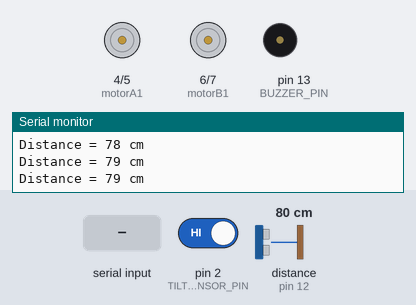
A sketch run on a simulated Arduino Uno, built with avr-gcc and run on an emulated ATmega328P. Parts: motor-driver pin pairs drawn as motors (green arrow = first pin HIGH = forward, orange = second pin HIGH = backward, longer = more drive, scaled by the enable pin), buzzer (waves = sounding, pin HIGH), the last lines printed to the serial monitor. Wiring (inferred from the names in the program): ultrasonic range finder: trigger pin 11; echo pin 12. The test bench sets the inputs (shaded band); at power-on: pin 2 (TILT_SENSOR_PIN) HIGH, distance to the obstacle (sensor on pin 12) 80 cm. The echo pulse lasts 58.3 µs per cm; pins used as bus, display or sensor lines are not drawn.

Above: at 1.2 s.
1.3 s: pin 2 (TILT_SENSOR_PIN) driven LOW
At 2.3 s:
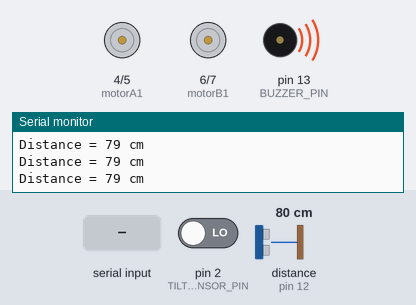
3.0 s: "forward" received over Serial
At 4.8 s:
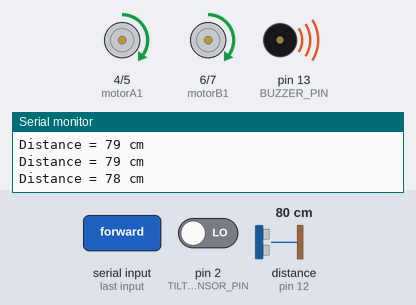
5.5 s: "turn_right" received over Serial
At 7.3 s:
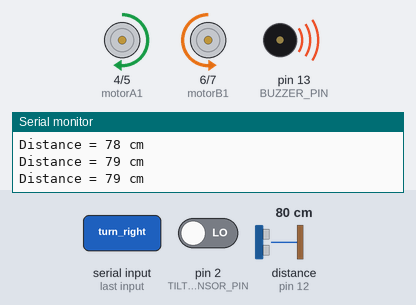
8.5 s: "turn_left" received over Serial
At 10.0 s:
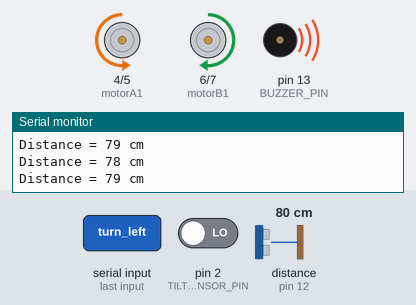
11.5 s: distance to the obstacle (sensor on pin 12) set to 2 cm
Timing chart, 0 to 14.5 s (numbered marks = the images above; inputs shaded):
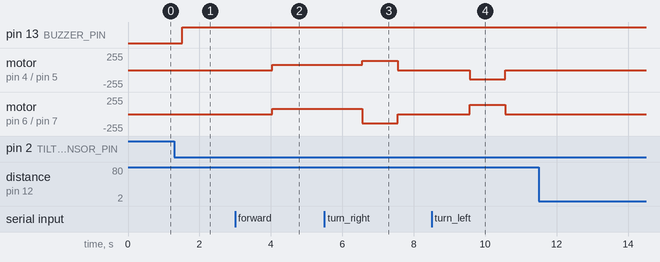

Measured:
- after the input at 1.3 s, pin 13 (BUZZER_PIN): LOW → HIGH after 0.22 s
- after the input at 3.0 s, motor on pin 4 (motorA1) / pin 5 (motorA2), motor on pin 6 (motorB1) / pin 7 (motorB2): stopped → forward 80/255 after 1.0 s
- after the input at 5.5 s, motor on pin 4 (motorA1) / pin 5 (motorA2): forward 80/255 → forward 140/255 after 1.1 s, → stopped 1.0 s later; motor on pin 6 (motorB1) / pin 7 (motorB2): forward 80/255 → backward 140/255 after 1.1 s, → stopped 1.0 s later
- after the input at 8.5 s, motor on pin 4 (motorA1) / pin 5 (motorA2): stopped → backward 140/255 after 1.1 s, → stopped 1.0 s later; motor on pin 6 (motorB1) / pin 7 (motorB2): stopped → forward 140/255 after 1.1 s, → stopped 1.0 s later

The sketch:

NeuroSync_Embeded.ino
```cpp
// Motor A connected to the motor driver
int motorA1 =  4;    // Motor A input 1
int motorA2 =  5;    // Motor A input 2
int motorAPWM =  10; // Motor A PWM speed control

// Motor B connected to the motor driver
int motorB1 = 6;   // Motor B input 1
int motorB2 = 7;   // Motor B input 2
int motorBPWM = 9; // Motor B PWM speed control

// Define the pins for the ultrasonic sensor and buzzer
const int TRIGGER_PIN = 11;
const int ECHO_PIN = 12;

// Define Pin for tilt sensor
int TILT_SENSOR_PIN =2;

// Pin connected to the buzzer
const int BUZZER_PIN = 13;

void setup() {
  // Define motor control pins as outputs
  pinMode(motorA1, OUTPUT);
  pinMode(motorA2, OUTPUT);
  pinMode(motorB1, OUTPUT);
  pinMode(motorB2, OUTPUT);
  pinMode(motorAPWM, OUTPUT);
  pinMode(motorBPWM, OUTPUT);

  // Define ultrasonic sensor pins and buzzer pin as outputs/inputs
  pinMode(TRIGGER_PIN, OUTPUT);
  pinMode(ECHO_PIN, INPUT);

  // Set buzzer pin as output
  pinMode(BUZZER_PIN, OUTPUT);

  // Set tilt sensor pin as input
  pinMode(TILT_SENSOR_PIN,INPUT);

  // Begin serial communication at 9600 baud rate
  Serial.begin(9600);
}

void loop() {
  // Read distance from ultrasonic sensor and take action if needed
  long distance = getUltrasonicDistance();
  handleUltrasonicDistance(distance);
  handleTiltSensor();

  // Check for serial commands to control the motors
  if (Serial.available() > 0) {
    String command = Serial.readString(); // Read the command from serial monitor

    if (command == "stop") {
      stopMotors();
    } else if (command == "forward") {
      moveForward(80);

    } else if (command == "turn_right") {
      turnRight(140);
      delay(1000);
      stopMotors();

    } else if (command == "turn_left") {
      turnLeft(140);
      delay(1000);
      stopMotors();


    } else {
      Serial.println("Invalid command"); // Print error message for unrecognized commands
    }
  }

  delay(500); // Wait before taking the next measurement
}


// Function to get distance from ultrasonic sensor
long getUltrasonicDistance() {
  long duration, distance;

  digitalWrite(TRIGGER_PIN, LOW);
  delayMicroseconds(2);

  // Send a 10 microsecond pulse to trigger pin
  digitalWrite(TRIGGER_PIN, HIGH);
  delayMicroseconds(8);
  digitalWrite(TRIGGER_PIN, LOW);

  // Measure the duration of the pulse on the echo pin
  duration = pulseIn(ECHO_PIN, HIGH);

  // Calculate distance in centimeters based on the speed of sound
  distance = duration * 0.034 / 2; // Speed of sound is approximately 34 microseconds per centimeter

  // Print the distance
  Serial.print("Distance = ");
  Serial.print(distance);
  Serial.println(" cm");

  return distance;
}

// Function to handle ultrasonic distance
void handleUltrasonicDistance(long distance) {
  if (distance < 30) {
    digitalWrite(BUZZER_PIN, HIGH); // Turn on the buzzer
    stopMotors(); // Stop the motors
  } else {
    digitalWrite(BUZZER_PIN, LOW); // Turn off the buzzer
  }
}

 // Function to handle titl sensor
 void handleTiltSensor() {
  int sensorState = digitalRead(TILT_SENSOR_PIN);

  if (sensorState == LOW) {
    digitalWrite(BUZZER_PIN, HIGH);
  } else {
    digitalWrite(BUZZER_PIN, LOW);
  }
}


// Function to move the robot forward
void moveForward(int speed) {
  digitalWrite(motorA1, HIGH);
  digitalWrite(motorA2, LOW);
  analogWrite(motorAPWM, speed);

  digitalWrite(motorB1, HIGH);
  digitalWrite(motorB2, LOW);
  analogWrite(motorBPWM, speed);
}

// Function to stop the motors
void stopMotors() {
  digitalWrite(motorA1, LOW);
  digitalWrite(motorA2, LOW);
  analogWrite(motorAPWM, 0);

  digitalWrite(motorB1, LOW);
  digitalWrite(motorB2, LOW);
  analogWrite(motorBPWM, 0);
}

// Function to turn the robot right
void turnRight(int speed) {
  digitalWrite(motorB1, LOW);
  digitalWrite(motorB2, HIGH);
  analogWrite(motorAPWM, speed);

  digitalWrite(motorA1, HIGH);
  digitalWrite(motorA2, LOW);
  analogWrite(motorBPWM, speed);
}

// Function to turn the robot left
void turnLeft(int speed) {
  digitalWrite(motorB1, HIGH);
  digitalWrite(motorB2, LOW);
  analogWrite(motorAPWM, speed);

  digitalWrite(motorA1, LOW);
  digitalWrite(motorA2, HIGH);
  analogWrite(motorBPWM, speed);
}
```
